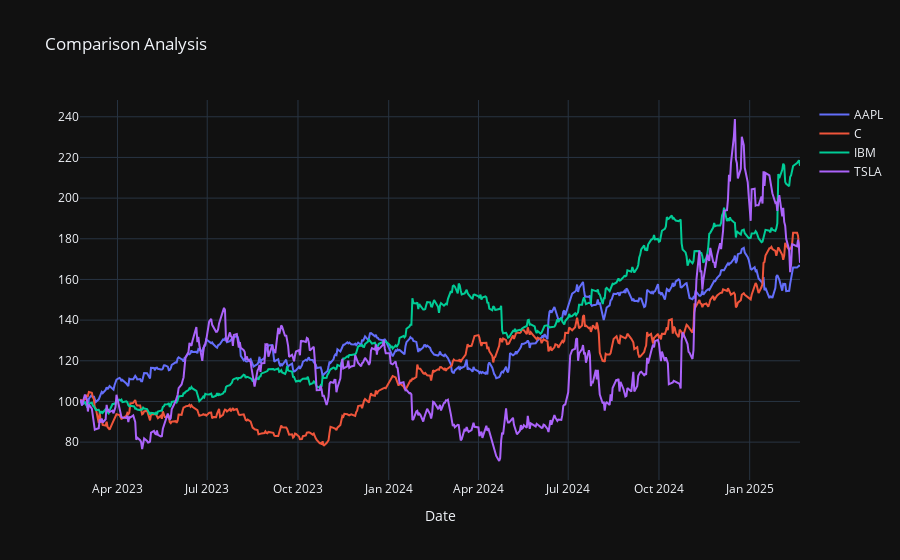

The notebook cell this image was saved under:
### Markdown cell above
## adding template

### Code cell
#  template='plotly_dark'
fig = go.Figure(data=[go.Scatter(x=norm.index, y=norm[ticker], name=ticker) for ticker in norm.columns])
fig.update_layout(title='Comparison Analysis',
                   xaxis_title='Date',
                    #template='seaborn')
                   #template='polar')
                  #template='ggplot')
                  template='plotly_dark')

fig.show()

### Figure 1 — Plotly figure (JSON) as saved in the notebook; plotly's stock layout.template omitted (floating-point values rounded to 4 significant figures; data arrays with more than 128 entries replaced by an {"elided": "..."} marker saying what was removed)
{"data": [{"name": "AAPL", "type": "scatter", "x": {"elided": "502 str values"}, "y": {"elided": "502 float values"}}, {"name": "C", "type": "scatter", "x": {"elided": "502 str values"}, "y": {"elided": "502 float values"}}, {"name": "IBM", "type": "scatter", "x": {"elided": "502 str values"}, "y": {"elided": "502 float values"}}, {"name": "TSLA", "type": "scatter", "x": {"elided": "502 str values"}, "y": {"elided": "502 float values"}}], "layout": {"title": {"text": "Comparison Analysis"}, "xaxis": {"title": {"text": "Date"}}}}
